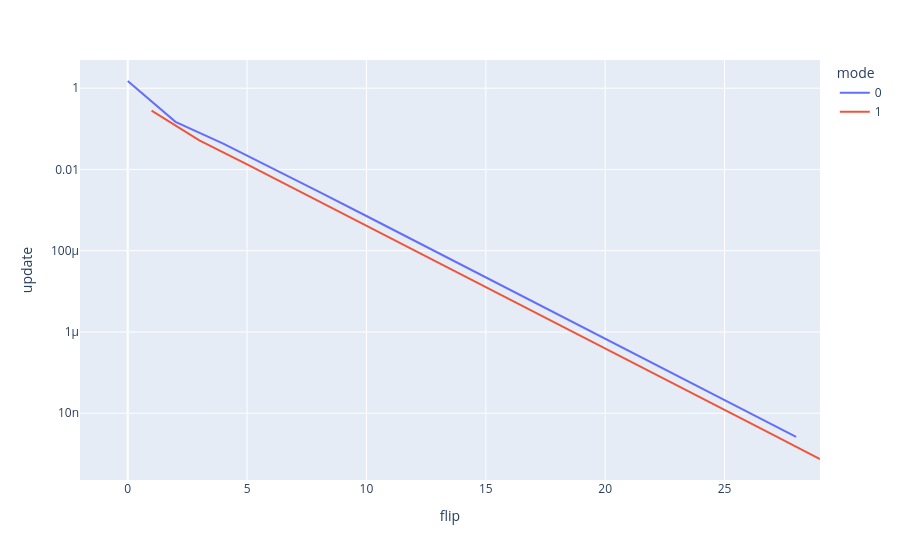

Notebook code cell kept with this figure:
### Code cell
px.line(df, x='flip', y='update', log_y=True, color='mode')

### Figure 1 — Plotly figure (JSON) as saved in the notebook; plotly's stock layout.template omitted (floating-point values rounded to 4 significant figures)
{"data": [{"hovertemplate": "mode=0<br>flip=%{x}<br>update=%{y}<extra></extra>", "legendgroup": "0", "line": {"color": "#636efa", "dash": "solid"}, "marker": {"symbol": "circle"}, "mode": "lines", "name": "0", "orientation": "v", "showlegend": true, "type": "scatter", "x": [-2, 0, 2, 4, 6, 8, 10, 12, 14, 16, 18, 20, 22, 24, 26, 28], "xaxis": "x", "y": [null, 1.503, 0.1485, 0.04301, 0.01132, 0.002861, 0.0007147, 0.0001779, 4.427e-05, 1.101e-05, 2.739e-06, 6.813e-07, 1.695e-07, 4.215e-08, 1.048e-08, 2.607e-09], "yaxis": "y"}, {"hovertemplate": "mode=1<br>flip=%{x}<br>update=%{y}<extra></extra>", "legendgroup": "1", "line": {"color": "#EF553B", "dash": "solid"}, "marker": {"symbol": "circle"}, "mode": "lines", "name": "1", "orientation": "v", "showlegend": true, "type": "scatter", "x": [-1, 1, 3, 5, 7, 9, 11, 13, 15, 17, 19, 21, 23, 25, 27, 29], "xaxis": "x", "y": [null, 0.2793, 0.05179, 0.01326, 0.003315, 0.000825, 0.0002052, 5.104e-05, 1.27e-05, 3.158e-06, 7.854e-07, 1.954e-07, 4.859e-08, 1.209e-08, 3.006e-09, 7.477e-10], "yaxis": "y"}], "layout": {"legend": {"title": {"text": "mode"}, "tracegroupgap": 0}, "margin": {"t": 60}, "xaxis": {"anchor": "y", "domain": [0, 1], "title": {"text": "flip"}}, "yaxis": {"anchor": "x", "domain": [0, 1], "title": {"text": "update"}, "type": "log"}}}
